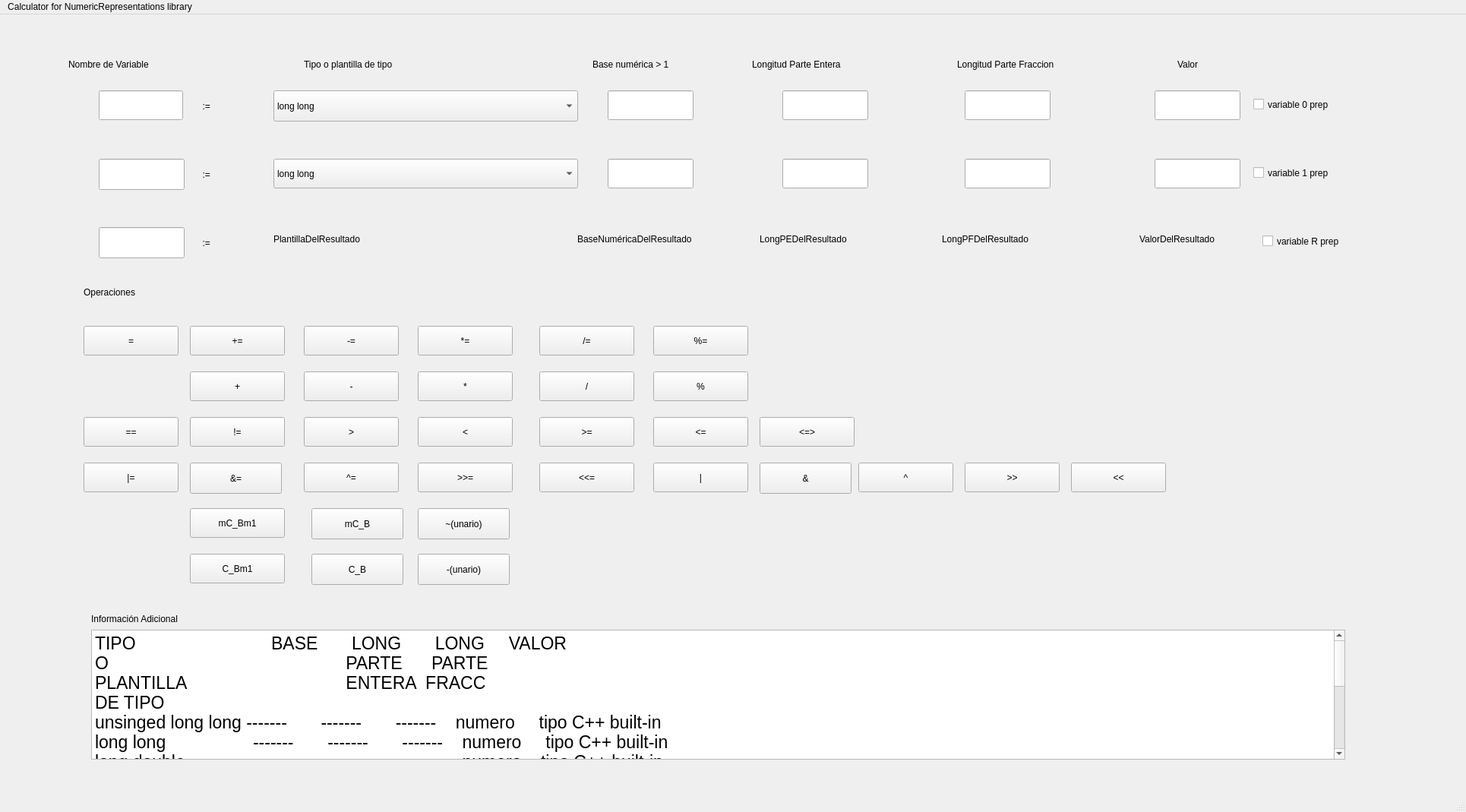
<?xml version="1.0" encoding="UTF-8"?>
<ui version="4.0">
 <class>MainWindow</class>
 <widget class="QMainWindow" name="MainWindow">
  <property name="geometry">
   <rect>
    <x>0</x>
    <y>0</y>
    <width>1930</width>
    <height>1069</height>
   </rect>
  </property>
  <property name="windowTitle">
   <string>MainWindow</string>
  </property>
  <widget class="QWidget" name="centralwidget">
   <widget class="QPushButton" name="pushButton_modulo">
    <property name="geometry">
     <rect>
      <x>860</x>
      <y>470</y>
      <width>125</width>
      <height>39</height>
     </rect>
    </property>
    <property name="text">
     <string>%</string>
    </property>
   </widget>
   <widget class="QPushButton" name="pushButton_producto_con_asinacion">
    <property name="geometry">
     <rect>
      <x>550</x>
      <y>410</y>
      <width>125</width>
      <height>39</height>
     </rect>
    </property>
    <property name="text">
     <string>*=</string>
    </property>
   </widget>
   <widget class="QPushButton" name="pushButton_orwise_con_asignacion">
    <property name="geometry">
     <rect>
      <x>110</x>
      <y>590</y>
      <width>125</width>
      <height>39</height>
     </rect>
    </property>
    <property name="text">
     <string>|=</string>
    </property>
   </widget>
   <widget class="QTextEdit" name="textEdit_Informacion_Adicional">
    <property name="geometry">
     <rect>
      <x>120</x>
      <y>810</y>
      <width>1651</width>
      <height>171</height>
     </rect>
    </property>
    <property name="html">
     <string>&lt;!DOCTYPE HTML PUBLIC &quot;-//W3C//DTD HTML 4.0//EN&quot; &quot;http://www.w3.org/TR/REC-html40/strict.dtd&quot;&gt;
&lt;html&gt;&lt;head&gt;&lt;meta name=&quot;qrichtext&quot; content=&quot;1&quot; /&gt;&lt;meta charset=&quot;utf-8&quot; /&gt;&lt;style type=&quot;text/css&quot;&gt;
p, li { white-space: pre-wrap; }
hr { height: 1px; border-width: 0; }
li.unchecked::marker { content: &quot;\2610&quot;; }
li.checked::marker { content: &quot;\2612&quot;; }
&lt;/style&gt;&lt;/head&gt;&lt;body style=&quot; font-family:'Segoe UI'; font-size:17.25pt; font-weight:400; font-style:normal;&quot;&gt;
&lt;p style=&quot; margin-top:0px; margin-bottom:0px; margin-left:0px; margin-right:0px; -qt-block-indent:0; text-indent:0px;&quot;&gt;TIPO                            BASE       LONG       LONG     VALOR         &lt;/p&gt;
&lt;p style=&quot; margin-top:0px; margin-bottom:0px; margin-left:0px; margin-right:0px; -qt-block-indent:0; text-indent:0px;&quot;&gt;O                                                 PARTE      PARTE&lt;/p&gt;
&lt;p style=&quot; margin-top:0px; margin-bottom:0px; margin-left:0px; margin-right:0px; -qt-block-indent:0; text-indent:0px;&quot;&gt;PLANTILLA                                 ENTERA  FRACC&lt;/p&gt;
&lt;p style=&quot; margin-top:0px; margin-bottom:0px; margin-left:0px; margin-right:0px; -qt-block-indent:0; text-indent:0px;&quot;&gt;DE TIPO&lt;/p&gt;
&lt;p style=&quot; margin-top:0px; margin-bottom:0px; margin-left:0px; margin-right:0px; -qt-block-indent:0; text-indent:0px;&quot;&gt;unsinged long long -------       -------       -------    numero     tipo C++ built-in&lt;/p&gt;
&lt;p style=&quot; margin-top:0px; margin-bottom:0px; margin-left:0px; margin-right:0px; -qt-block-indent:0; text-indent:0px;&quot;&gt;long long                  -------       -------       -------    numero     tipo C++ built-in &lt;/p&gt;
&lt;p style=&quot; margin-top:0px; margin-bottom:0px; margin-left:0px; margin-right:0px; -qt-block-indent:0; text-indent:0px;&quot;&gt;long double              -------       -------      -------     numero    tipo C++ built-in&lt;/p&gt;
&lt;p style=&quot; margin-top:0px; margin-bottom:0px; margin-left:0px; margin-right:0px; -qt-block-indent:0; text-indent:0px;&quot;&gt;dig_t                          2 - 65        -------      -------     numero    librería NumRepr&lt;/p&gt;
&lt;p style=&quot; margin-top:0px; margin-bottom:0px; margin-left:0px; margin-right:0px; -qt-block-indent:0; text-indent:0px;&quot;&gt;reg_digs_t                 2 - 65        1 - 32       -------     numero    librería NumRepr&lt;/p&gt;
&lt;p style=&quot; margin-top:0px; margin-bottom:0px; margin-left:0px; margin-right:0px; -qt-block-indent:0; text-indent:0px;&quot;&gt;nat_reg_t                   2 - 65        1 - 32       -------     numero    librería NumRepr&lt;/p&gt;
&lt;p style=&quot; margin-top:0px; margin-bottom:0px; margin-left:0px; margin-right:0px; -qt-block-indent:0; text-indent:0px;&quot;&gt;int_reg_t                    2 - 65        1 - 32       -------     numero    librería NumRepr&lt;/p&gt;
&lt;p style=&quot; margin-top:0px; margin-bottom:0px; margin-left:0px; margin-right:0px; -qt-block-indent:0; text-indent:0px;&quot;&gt;rat_nat_t                    2 - 65        1 - 32       1 - 32      numero    librería NumRepr&lt;/p&gt;
&lt;p style=&quot; margin-top:0px; margin-bottom:0px; margin-left:0px; margin-right:0px; -qt-block-indent:0; text-indent:0px;&quot;&gt;rat_int_t                     2 - 65        1 - 32       1 - 32      numero    librería NumRepr&lt;/p&gt;
&lt;p style=&quot; margin-top:0px; margin-bottom:0px; margin-left:0px; margin-right:0px; -qt-block-indent:0; text-indent:0px;&quot;&gt;natural_t                    2 - 65        ------       ------       numero    librería NumRepr&lt;/p&gt;
&lt;p style=&quot; margin-top:0px; margin-bottom:0px; margin-left:0px; margin-right:0px; -qt-block-indent:0; text-indent:0px;&quot;&gt;integer_t                    2 - 65        ------       ------       numero    librería NumRepr&lt;/p&gt;&lt;/body&gt;&lt;/html&gt;</string>
    </property>
   </widget>
   <widget class="QPushButton" name="pushButton_cociente_con_asignacion">
    <property name="geometry">
     <rect>
      <x>710</x>
      <y>410</y>
      <width>125</width>
      <height>39</height>
     </rect>
    </property>
    <property name="text">
     <string>/=</string>
    </property>
   </widget>
   <widget class="QPushButton" name="pushButton_resta">
    <property name="geometry">
     <rect>
      <x>400</x>
      <y>470</y>
      <width>125</width>
      <height>39</height>
     </rect>
    </property>
    <property name="text">
     <string>-</string>
    </property>
   </widget>
   <widget class="QPushButton" name="pushButton_suma">
    <property name="geometry">
     <rect>
      <x>250</x>
      <y>470</y>
      <width>125</width>
      <height>39</height>
     </rect>
    </property>
    <property name="text">
     <string>+</string>
    </property>
   </widget>
   <widget class="QPushButton" name="pushButton_compl_Bm1_op">
    <property name="geometry">
     <rect>
      <x>550</x>
      <y>650</y>
      <width>121</width>
      <height>41</height>
     </rect>
    </property>
    <property name="text">
     <string>~(unario)</string>
    </property>
   </widget>
   <widget class="QLabel" name="label_informacion_Adicional">
    <property name="geometry">
     <rect>
      <x>120</x>
      <y>780</y>
      <width>251</width>
      <height>31</height>
     </rect>
    </property>
    <property name="text">
     <string>Información Adicional</string>
    </property>
   </widget>
   <widget class="QPushButton" name="pushButton_compl_Bm1_modifica">
    <property name="geometry">
     <rect>
      <x>250</x>
      <y>650</y>
      <width>125</width>
      <height>39</height>
     </rect>
    </property>
    <property name="text">
     <string>mC_Bm1</string>
    </property>
   </widget>
   <widget class="QPushButton" name="pushButton_igual">
    <property name="geometry">
     <rect>
      <x>110</x>
      <y>530</y>
      <width>125</width>
      <height>39</height>
     </rect>
    </property>
    <property name="text">
     <string>==</string>
    </property>
   </widget>
   <widget class="QPushButton" name="pushButton_resta_con_asignacion">
    <property name="geometry">
     <rect>
      <x>400</x>
      <y>410</y>
      <width>125</width>
      <height>39</height>
     </rect>
    </property>
    <property name="text">
     <string>-=</string>
    </property>
   </widget>
   <widget class="QPushButton" name="pushButton_no_igual">
    <property name="geometry">
     <rect>
      <x>250</x>
      <y>530</y>
      <width>125</width>
      <height>39</height>
     </rect>
    </property>
    <property name="text">
     <string>!=</string>
    </property>
   </widget>
   <widget class="QPushButton" name="pushButton_spaceship">
    <property name="geometry">
     <rect>
      <x>1000</x>
      <y>530</y>
      <width>125</width>
      <height>39</height>
     </rect>
    </property>
    <property name="text">
     <string>&lt;=&gt;</string>
    </property>
   </widget>
   <widget class="QPushButton" name="pushButton_andwise">
    <property name="geometry">
     <rect>
      <x>1000</x>
      <y>590</y>
      <width>121</width>
      <height>41</height>
     </rect>
    </property>
    <property name="text">
     <string>&amp;&amp;</string>
    </property>
   </widget>
   <widget class="QPushButton" name="pushButton_despl_left2right">
    <property name="geometry">
     <rect>
      <x>1270</x>
      <y>590</y>
      <width>125</width>
      <height>39</height>
     </rect>
    </property>
    <property name="text">
     <string>&gt;&gt;</string>
    </property>
   </widget>
   <widget class="QPushButton" name="pushButton_producto">
    <property name="geometry">
     <rect>
      <x>550</x>
      <y>470</y>
      <width>125</width>
      <height>39</height>
     </rect>
    </property>
    <property name="text">
     <string>*</string>
    </property>
   </widget>
   <widget class="QPushButton" name="pushButton_mayor_igual">
    <property name="geometry">
     <rect>
      <x>710</x>
      <y>530</y>
      <width>125</width>
      <height>39</height>
     </rect>
    </property>
    <property name="text">
     <string>&gt;=</string>
    </property>
   </widget>
   <widget class="QPushButton" name="pushButton_orwise">
    <property name="geometry">
     <rect>
      <x>860</x>
      <y>590</y>
      <width>125</width>
      <height>39</height>
     </rect>
    </property>
    <property name="text">
     <string>|</string>
    </property>
   </widget>
   <widget class="QPushButton" name="pushButton_despl_right2left">
    <property name="geometry">
     <rect>
      <x>1410</x>
      <y>590</y>
      <width>125</width>
      <height>39</height>
     </rect>
    </property>
    <property name="text">
     <string>&lt;&lt;</string>
    </property>
   </widget>
   <widget class="QPushButton" name="pushButton_menor_igual">
    <property name="geometry">
     <rect>
      <x>860</x>
      <y>530</y>
      <width>125</width>
      <height>39</height>
     </rect>
    </property>
    <property name="text">
     <string>&lt;=</string>
    </property>
   </widget>
   <widget class="QPushButton" name="pushButton_cociente">
    <property name="geometry">
     <rect>
      <x>710</x>
      <y>470</y>
      <width>125</width>
      <height>39</height>
     </rect>
    </property>
    <property name="text">
     <string>/</string>
    </property>
   </widget>
   <widget class="QPushButton" name="pushButton_compl_base_modifica">
    <property name="geometry">
     <rect>
      <x>410</x>
      <y>650</y>
      <width>121</width>
      <height>41</height>
     </rect>
    </property>
    <property name="text">
     <string>mC_B</string>
    </property>
   </widget>
   <widget class="QPushButton" name="pushButton_mayor">
    <property name="geometry">
     <rect>
      <x>400</x>
      <y>530</y>
      <width>125</width>
      <height>39</height>
     </rect>
    </property>
    <property name="text">
     <string>&gt;</string>
    </property>
   </widget>
   <widget class="QPushButton" name="pushButton_xorwise">
    <property name="geometry">
     <rect>
      <x>1130</x>
      <y>590</y>
      <width>125</width>
      <height>39</height>
     </rect>
    </property>
    <property name="text">
     <string>^</string>
    </property>
   </widget>
   <widget class="QPushButton" name="pushButton_despl_right2left_con_asignacion">
    <property name="geometry">
     <rect>
      <x>710</x>
      <y>590</y>
      <width>125</width>
      <height>39</height>
     </rect>
    </property>
    <property name="text">
     <string>&lt;&lt;=</string>
    </property>
   </widget>
   <widget class="QPushButton" name="pushButton_modulo_con_asignacion">
    <property name="geometry">
     <rect>
      <x>860</x>
      <y>410</y>
      <width>125</width>
      <height>39</height>
     </rect>
    </property>
    <property name="text">
     <string>%=</string>
    </property>
   </widget>
   <widget class="QPushButton" name="pushButton_compl_Bm1">
    <property name="geometry">
     <rect>
      <x>250</x>
      <y>710</y>
      <width>125</width>
      <height>39</height>
     </rect>
    </property>
    <property name="text">
     <string>C_Bm1</string>
    </property>
   </widget>
   <widget class="QPushButton" name="pushButton_compl_base">
    <property name="geometry">
     <rect>
      <x>410</x>
      <y>710</y>
      <width>121</width>
      <height>41</height>
     </rect>
    </property>
    <property name="text">
     <string>C_B</string>
    </property>
   </widget>
   <widget class="QPushButton" name="pushButton_asignacion">
    <property name="geometry">
     <rect>
      <x>110</x>
      <y>410</y>
      <width>125</width>
      <height>39</height>
     </rect>
    </property>
    <property name="text">
     <string>=</string>
    </property>
   </widget>
   <widget class="QPushButton" name="pushButton_despl_left2right_con_asignacion">
    <property name="geometry">
     <rect>
      <x>550</x>
      <y>590</y>
      <width>125</width>
      <height>39</height>
     </rect>
    </property>
    <property name="text">
     <string>&gt;&gt;=</string>
    </property>
   </widget>
   <widget class="QPushButton" name="pushButton_menor">
    <property name="geometry">
     <rect>
      <x>550</x>
      <y>530</y>
      <width>125</width>
      <height>39</height>
     </rect>
    </property>
    <property name="text">
     <string>&lt;</string>
    </property>
   </widget>
   <widget class="QPushButton" name="pushButton_compl_base_op">
    <property name="geometry">
     <rect>
      <x>550</x>
      <y>710</y>
      <width>121</width>
      <height>41</height>
     </rect>
    </property>
    <property name="text">
     <string>-(unario)</string>
    </property>
   </widget>
   <widget class="QPushButton" name="pushButton_andwise_con_asignacion">
    <property name="geometry">
     <rect>
      <x>250</x>
      <y>590</y>
      <width>121</width>
      <height>41</height>
     </rect>
    </property>
    <property name="text">
     <string>&amp;&amp;=</string>
    </property>
   </widget>
   <widget class="QPushButton" name="pushButton_suma_con_asignacion">
    <property name="geometry">
     <rect>
      <x>250</x>
      <y>410</y>
      <width>125</width>
      <height>39</height>
     </rect>
    </property>
    <property name="text">
     <string>+=</string>
    </property>
   </widget>
   <widget class="QPushButton" name="pushButton_xorwise_con_asignacion">
    <property name="geometry">
     <rect>
      <x>400</x>
      <y>590</y>
      <width>125</width>
      <height>39</height>
     </rect>
    </property>
    <property name="text">
     <string>^=</string>
    </property>
   </widget>
   <widget class="QLabel" name="label_Base">
    <property name="geometry">
     <rect>
      <x>780</x>
      <y>50</y>
      <width>191</width>
      <height>31</height>
     </rect>
    </property>
    <property name="text">
     <string>Base numérica &gt; 1</string>
    </property>
   </widget>
   <widget class="QLabel" name="label_valor_2">
    <property name="geometry">
     <rect>
      <x>1500</x>
      <y>280</y>
      <width>221</width>
      <height>31</height>
     </rect>
    </property>
    <property name="text">
     <string>ValorDelResultado</string>
    </property>
   </widget>
   <widget class="QLabel" name="label_asignacion_1">
    <property name="geometry">
     <rect>
      <x>250</x>
      <y>100</y>
      <width>96</width>
      <height>41</height>
     </rect>
    </property>
    <property name="text">
     <string>     :=</string>
    </property>
   </widget>
   <widget class="QLineEdit" name="lineEdit_valor_1">
    <property name="geometry">
     <rect>
      <x>1520</x>
      <y>190</y>
      <width>113</width>
      <height>39</height>
     </rect>
    </property>
   </widget>
   <widget class="QLineEdit" name="lineEdit_nombre_in_1">
    <property name="geometry">
     <rect>
      <x>130</x>
      <y>190</y>
      <width>113</width>
      <height>41</height>
     </rect>
    </property>
   </widget>
   <widget class="QComboBox" name="comboBox_plantilla_0">
    <property name="geometry">
     <rect>
      <x>360</x>
      <y>100</y>
      <width>401</width>
      <height>41</height>
     </rect>
    </property>
    <item>
     <property name="text">
      <string>long long</string>
     </property>
    </item>
    <item>
     <property name="text">
      <string>unsigned long long</string>
     </property>
    </item>
    <item>
     <property name="text">
      <string>long double</string>
     </property>
    </item>
    <item>
     <property name="text">
      <string>dígito</string>
     </property>
    </item>
    <item>
     <property name="text">
      <string>registro de digitos</string>
     </property>
    </item>
    <item>
     <property name="text">
      <string>natural de longitud fija</string>
     </property>
    </item>
    <item>
     <property name="text">
      <string>entero de longitud fija</string>
     </property>
    </item>
    <item>
     <property name="text">
      <string>racional natural de longitudes fijas</string>
     </property>
    </item>
    <item>
     <property name="text">
      <string>racional entero de longitudes fijas</string>
     </property>
    </item>
    <item>
     <property name="text">
      <string>natural de longitud ilimitada</string>
     </property>
    </item>
    <item>
     <property name="text">
      <string extracomment="del namespace NumRepr">entero de longitud ilimitada</string>
     </property>
    </item>
   </widget>
   <widget class="QLabel" name="label_base_2">
    <property name="geometry">
     <rect>
      <x>760</x>
      <y>280</y>
      <width>221</width>
      <height>31</height>
     </rect>
    </property>
    <property name="text">
     <string>BaseNuméricaDelResultado</string>
    </property>
   </widget>
   <widget class="QLineEdit" name="lineEdit_nombre_in_0">
    <property name="geometry">
     <rect>
      <x>130</x>
      <y>100</y>
      <width>111</width>
      <height>39</height>
     </rect>
    </property>
   </widget>
   <widget class="QLineEdit" name="lineEdit_longitud_PE_0">
    <property name="geometry">
     <rect>
      <x>1030</x>
      <y>100</y>
      <width>113</width>
      <height>39</height>
     </rect>
    </property>
   </widget>
   <widget class="QLabel" name="label_plantilla">
    <property name="geometry">
     <rect>
      <x>400</x>
      <y>50</y>
      <width>391</width>
      <height>31</height>
     </rect>
    </property>
    <property name="text">
     <string>Tipo o plantilla de tipo</string>
    </property>
   </widget>
   <widget class="QLineEdit" name="lineEdit_Base_1">
    <property name="geometry">
     <rect>
      <x>800</x>
      <y>190</y>
      <width>113</width>
      <height>39</height>
     </rect>
    </property>
   </widget>
   <widget class="QLineEdit" name="lineEdit_longitud_PE_1">
    <property name="geometry">
     <rect>
      <x>1030</x>
      <y>190</y>
      <width>113</width>
      <height>39</height>
     </rect>
    </property>
   </widget>
   <widget class="QLabel" name="label_asignacion_2">
    <property name="geometry">
     <rect>
      <x>250</x>
      <y>190</y>
      <width>96</width>
      <height>41</height>
     </rect>
    </property>
    <property name="text">
     <string>     :=</string>
    </property>
   </widget>
   <widget class="QLabel" name="label_operacion">
    <property name="geometry">
     <rect>
      <x>110</x>
      <y>350</y>
      <width>161</width>
      <height>31</height>
     </rect>
    </property>
    <property name="text">
     <string>Operaciones</string>
    </property>
   </widget>
   <widget class="QCheckBox" name="checkBox_variable_0_preparada">
    <property name="geometry">
     <rect>
      <x>1650</x>
      <y>100</y>
      <width>181</width>
      <height>37</height>
     </rect>
    </property>
    <property name="text">
     <string>variable 0 prep</string>
    </property>
   </widget>
   <widget class="QLabel" name="label_longPF_2">
    <property name="geometry">
     <rect>
      <x>1240</x>
      <y>280</y>
      <width>221</width>
      <height>31</height>
     </rect>
    </property>
    <property name="text">
     <string>LongPFDelResultado</string>
    </property>
   </widget>
   <widget class="QCheckBox" name="checkBox_variable_1_preparada">
    <property name="geometry">
     <rect>
      <x>1650</x>
      <y>190</y>
      <width>171</width>
      <height>37</height>
     </rect>
    </property>
    <property name="text">
     <string>variable 1 prep</string>
    </property>
   </widget>
   <widget class="QLabel" name="label_asignacion_3">
    <property name="geometry">
     <rect>
      <x>250</x>
      <y>280</y>
      <width>96</width>
      <height>41</height>
     </rect>
    </property>
    <property name="text">
     <string>     :=</string>
    </property>
   </widget>
   <widget class="QLabel" name="label_nombre">
    <property name="geometry">
     <rect>
      <x>90</x>
      <y>50</y>
      <width>211</width>
      <height>31</height>
     </rect>
    </property>
    <property name="text">
     <string>Nombre de Variable</string>
    </property>
   </widget>
   <widget class="QLineEdit" name="lineEdit_longitud_PF_0">
    <property name="geometry">
     <rect>
      <x>1270</x>
      <y>100</y>
      <width>113</width>
      <height>39</height>
     </rect>
    </property>
   </widget>
   <widget class="QComboBox" name="comboBox_plantilla_1">
    <property name="geometry">
     <rect>
      <x>360</x>
      <y>190</y>
      <width>401</width>
      <height>39</height>
     </rect>
    </property>
    <item>
     <property name="text">
      <string>long long</string>
     </property>
    </item>
    <item>
     <property name="text">
      <string>unsigned long long</string>
     </property>
    </item>
    <item>
     <property name="text">
      <string>long double</string>
     </property>
    </item>
    <item>
     <property name="text">
      <string>dígito</string>
     </property>
    </item>
    <item>
     <property name="text">
      <string>registro de digitos</string>
     </property>
    </item>
    <item>
     <property name="text">
      <string>natural de longitud fija</string>
     </property>
    </item>
    <item>
     <property name="text">
      <string>entero de longitud fija</string>
     </property>
    </item>
    <item>
     <property name="text">
      <string>racional natural de longitudes fijas</string>
     </property>
    </item>
    <item>
     <property name="text">
      <string>racional entero de longitudes fijas</string>
     </property>
    </item>
    <item>
     <property name="text">
      <string>natural de longitud ilimitada</string>
     </property>
    </item>
    <item>
     <property name="text">
      <string extracomment="del namespace NumRepr">entero de longitud ilimitada</string>
     </property>
    </item>
   </widget>
   <widget class="QLabel" name="label_Valor">
    <property name="geometry">
     <rect>
      <x>1550</x>
      <y>50</y>
      <width>96</width>
      <height>31</height>
     </rect>
    </property>
    <property name="text">
     <string>Valor</string>
    </property>
   </widget>
   <widget class="QLabel" name="label_plantilla_2">
    <property name="geometry">
     <rect>
      <x>360</x>
      <y>280</y>
      <width>401</width>
      <height>31</height>
     </rect>
    </property>
    <property name="text">
     <string>PlantillaDelResultado</string>
    </property>
   </widget>
   <widget class="QLabel" name="label_longPE_2">
    <property name="geometry">
     <rect>
      <x>1000</x>
      <y>280</y>
      <width>221</width>
      <height>31</height>
     </rect>
    </property>
    <property name="text">
     <string>LongPEDelResultado</string>
    </property>
   </widget>
   <widget class="QLineEdit" name="lineEdit_nombre_in_2">
    <property name="geometry">
     <rect>
      <x>130</x>
      <y>280</y>
      <width>113</width>
      <height>41</height>
     </rect>
    </property>
   </widget>
   <widget class="QLineEdit" name="lineEdit_longitud_PF_1">
    <property name="geometry">
     <rect>
      <x>1270</x>
      <y>190</y>
      <width>113</width>
      <height>39</height>
     </rect>
    </property>
   </widget>
   <widget class="QLineEdit" name="lineEdit_valor_0">
    <property name="geometry">
     <rect>
      <x>1520</x>
      <y>100</y>
      <width>113</width>
      <height>39</height>
     </rect>
    </property>
   </widget>
   <widget class="QLabel" name="label_longitud_PE">
    <property name="geometry">
     <rect>
      <x>990</x>
      <y>50</y>
      <width>231</width>
      <height>31</height>
     </rect>
    </property>
    <property name="text">
     <string>Longitud Parte Entera</string>
    </property>
   </widget>
   <widget class="QLabel" name="label_longitud_PF">
    <property name="geometry">
     <rect>
      <x>1260</x>
      <y>50</y>
      <width>241</width>
      <height>31</height>
     </rect>
    </property>
    <property name="text">
     <string>Longitud Parte Fraccion</string>
    </property>
   </widget>
   <widget class="QLineEdit" name="lineEdit_Base_0">
    <property name="geometry">
     <rect>
      <x>800</x>
      <y>100</y>
      <width>113</width>
      <height>39</height>
     </rect>
    </property>
   </widget>
   <widget class="QCheckBox" name="checkBox_variable_2_preparada">
    <property name="geometry">
     <rect>
      <x>1662</x>
      <y>280</y>
      <width>151</width>
      <height>37</height>
     </rect>
    </property>
    <property name="text">
     <string>variable R prep</string>
    </property>
   </widget>
  </widget>
  <widget class="QMenuBar" name="menubar">
   <property name="geometry">
    <rect>
     <x>0</x>
     <y>0</y>
     <width>1930</width>
     <height>36</height>
    </rect>
   </property>
   <widget class="QMenu" name="menuCalculator_for_NumericRepresentations_library">
    <property name="title">
     <string>Calculator for NumericRepresentations library</string>
    </property>
    <addaction name="actionCalculadora_para_la_libreria_Cpp_NumRepr"/>
    <addaction name="separator"/>
    <addaction name="separator"/>
    <addaction name="separator"/>
   </widget>
   <addaction name="menuCalculator_for_NumericRepresentations_library"/>
  </widget>
  <widget class="QStatusBar" name="statusbar"/>
  <action name="actionCalculadora_para_la_libreria_Cpp_NumRepr">
   <property name="checkable">
    <bool>true</bool>
   </property>
   <property name="text">
    <string>Calculadora para la librería C++ NumRepr</string>
   </property>
  </action>
 </widget>
 <resources/>
 <connections/>
</ui>
